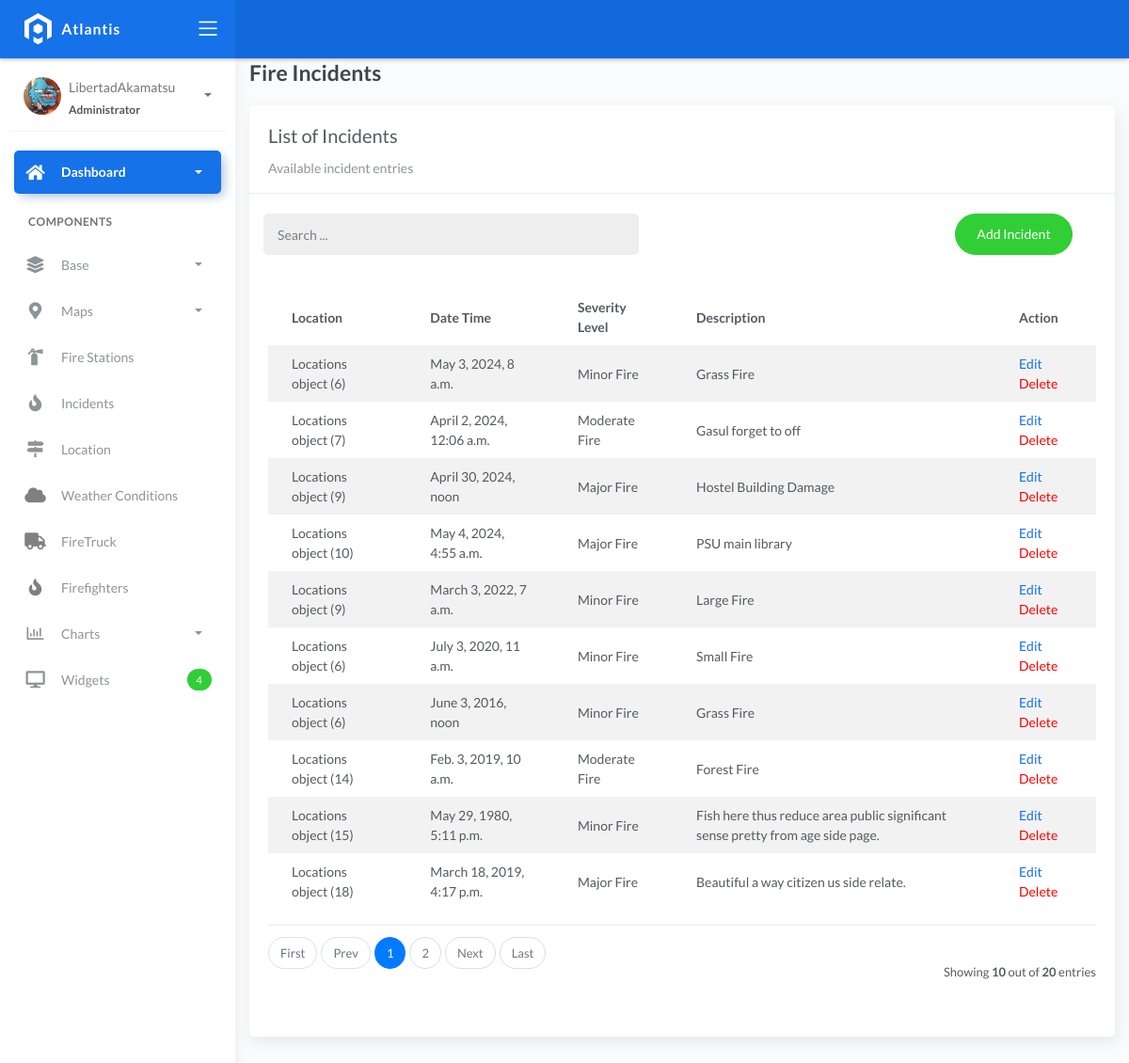
Screenshot of /incident_list/ with the database file from the repository.
### fire/models.py (models this page shows)
class BaseModel(models.Model):
    created_at = models.DateTimeField(auto_now_add=True, db_index=True)
    updated_at = models.DateTimeField(auto_now=True)
    class Meta:
        abstract = True

class Incident(BaseModel):
    SEVERITY_CHOICES = (
        ('Minor Fire', 'Minor Fire'),
        ('Moderate Fire', 'Moderate Fire'),
        ('Major Fire', 'Major Fire'),
    )
    location = models.ForeignKey(Locations, on_delete=models.CASCADE)
    date_time = models.DateTimeField(blank=True, null=True)
    severity_level = models.CharField(max_length=45, choices=SEVERITY_CHOICES)
    description = models.CharField(max_length=250)

class Locations(BaseModel):
    name = models.CharField(max_length=150)
    latitude = models.DecimalField(
        max_digits=22, decimal_places=16, null=True, blank=True)
    longitude = models.DecimalField(
        max_digits=22, decimal_places=16, null=True, blank=True)
    address = models.CharField(max_length=150)
    city = models.CharField(max_length=150)  # can be in separate table
    country = models.CharField(max_length=150)  # can be in separate table

### fire/views.py (the view, shortened to what this page needs)
# urls.py: path('incident_list/',  IncidentListView.as_view(), name='incident-list'),
class IncidentListView(ListView):
    model = Incident
    template_name = 'incident_list.html'
    context_object_name = 'object_list'
    paginate_by = 10
    def get_queryset(self, *args, **kwargs):
        qs = super().get_queryset(*args, **kwargs)
        query = self.request.GET.get("q")
        return qs

### templates/incident_list.html (shortened to what this page needs)
{% extends 'base.html' %}
{% load static %}
{% block content %}
<div class="content">
    <div class="container-fluid">
        <h4 class="page-title">Fire Incidents</h4>
        <div class="row">
            <div class="col-md-12">
                <div class="card">
                    <div class="card-header">
                        <div class="card-title">List of Incidents</div>
                        <div class="card-category">Available incident entries</div>
                    </div>
                    <br />
                    <div class="col-md-12 row">
                        <div class="col-md-6">
                            <form class="navbar-left navbar-form nav-search mr-md-3" action="{% url 'incident-list' %}">
                                <div class="input-group">
                                    <input type="text" placeholder="Search ..." class="form-control" name="q" />
                                    <div class="input-group-append">
                                        <span class="input-group-text">
                                        </span>
                                    </div>
                                </div>
                            </form>
                        </div>
                        <div class="col-md-6">
                            <div class="pull-right">
                                <a href="{% url 'incident-add'%}" class="btn btn-success btn-rounded">Add Incident</a>
                            </div>
                        </div>
                    </div>
                    <div class="card-body">
                        <table class="table table-striped mt-3">
                            <thead>
                                <tr>
                                    <th scope="col">Location</th>
                                    <th scope="col">Date Time</th>
                                    <th scope="col">Severity Level</th>
                                    <th scope="col">Description</th>
                                    <th scope="col">Action</th>
                                </tr>
                            </thead>
                            <tbody>
                                {% for object in object_list %}
                                <tr>
                                    <td>{{ object.location }}</td>
                                    <td>{{ object.date_time }}</td>
                                    <td>{{ object.severity_level }}</td>
                                    <td>{{ object.description }}</td>
                                    <td>
                                        <a href="{% url 'incident-update' object.pk %}">Edit</a>
                                        <a style="color: red;"  href="{% url 'incident-delete' object.pk %}">Delete</a>
                                    </td>
                                </tr>
                                {% empty %}
                                <tr>
                                    <td colspan="2" style="text-align: center;">
                                        <p class="text-sm font-weight-bold mb-0">No FireStation Found</p>
                                    </td>
                                </tr>
                                {% endfor %}
                            </tbody>
                        </table>
                        {% include 'includes/pagination.html' %}
                    </div>
                </div>
            </div>
        </div>
    </div>
</div>
{% endblock %}

### rows the page displays
Incident: location "Locations object (6)", date_time "May 3, 2024, 8 a.m.", severity_level "Minor Fire", description "Grass Fire"
Incident: location "Locations object (7)", date_time "April 2, 2024, 12:06 a.m.", severity_level "Moderate Fire", description "Gasul forget to off"
Incident: location "Locations object (9)", date_time "April 30, 2024, noon", severity_level "Major Fire", description "Hostel Building Damage"
Incident: location "Locations object (10)", date_time "May 4, 2024, 4:55 a.m.", severity_level "Major Fire", description "PSU main library"
Incident: location "Locations object (9)", date_time "March 3, 2022, 7 a.m.", severity_level "Minor Fire", description "Large Fire"
Incident: location "Locations object (6)", date_time "July 3, 2020, 11 a.m.", severity_level "Minor Fire", description "Small Fire"
Incident: location "Locations object (6)", date_time "June 3, 2016, noon", severity_level "Minor Fire", description "Grass Fire"
Incident: location "Locations object (14)", date_time "Feb. 3, 2019, 10 a.m.", severity_level "Moderate Fire", description "Forest Fire"
Incident: location "Locations object (15)", date_time "May 29, 1980, 5:11 p.m.", severity_level "Minor Fire", description "Fish here thus reduce area public significant sense pretty from age side page."
Incident: location "Locations object (18)", date_time "March 18, 2019, 4:17 p.m.", severity_level "Major Fire", description "Beautiful a way citizen us side relate."

### other values shown
{{ page_num }} "1"
{{ page_num }} "2"
{{ object_list.count }} "10"
{{ paginator.count }} "20"
